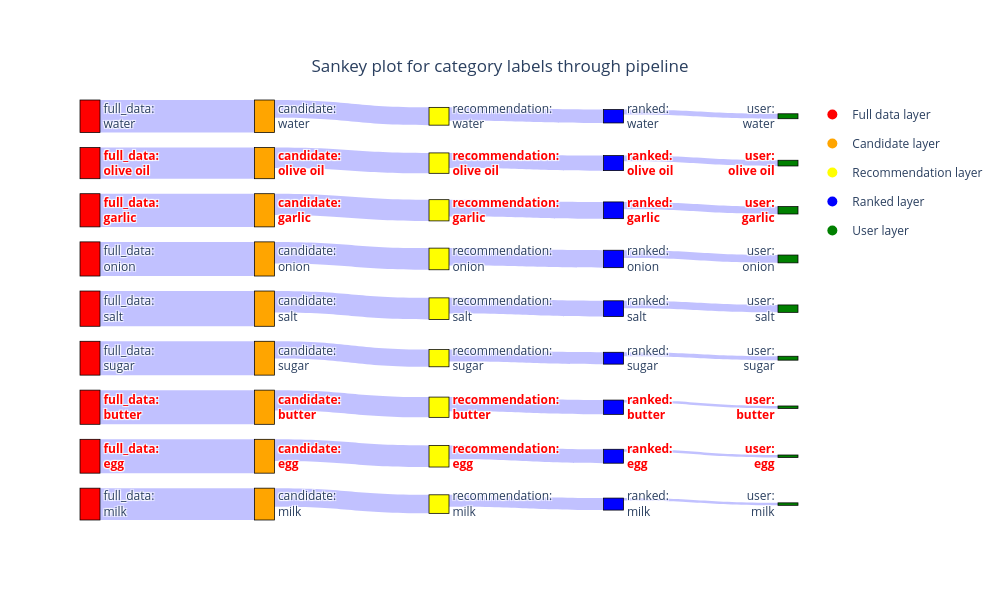

Notebook code for this chart:
### Markdown cell above
<a id='section-4.1c'></a>
c. Pipeline with attempt to add bias

Then again, we check the difference in the sankey plot when we add some bias to the query

### Code cell
# Single query pipeline test
add_bias_df,_ = recommendation_doc_id_pipeline(
    recipe_df,
    vectorstore,
    reranker,
    test_query,
    embedding_model=embedding_model,
    n_recommendations = 200,
    add_biases = [("egg and butter",1.5)],
    features = ['ingredients'],
    pos_rank_bias = "egg and butter",
    include_fulldata = True
)
add_bias_df = keep_n_labels(add_bias_df,'ingredients',True,10)

# Plot the sankey plot
sankey_plot(add_bias_df,'ingredients',"Sankey plot for category labels through pipeline",True,['garlic','olive oil','egg','butter'])

### Figure 1 — Plotly figure (JSON) as saved in the notebook; plotly's stock layout.template omitted (floating-point values rounded to 4 significant figures)
{"data": [{"link": {"color": "rgba(100, 100, 255, 0.4)", "customdata": [9215, 147, 42, 3, 6348, 305, 67, 4, 11074, 385, 109, 7, 14557, 436, 133, 8, 19854, 424, 81, 7, 13392, 123, 27, 2, 14677, 294, 54, 1, 13446, 428, 49, 1, 7609, 181, 28, 1], "hovertemplate": "label count: %{customdata}<extra></extra>", "source": [6, 17, 21, 27, 7, 9, 25, 28, 3, 10, 20, 29, 2, 12, 19, 30, 4, 11, 23, 31, 0, 14, 26, 32, 8, 13, 22, 33, 5, 16, 18, 34, 1, 15, 24, 35], "target": [17, 21, 27, 36, 9, 25, 28, 37, 10, 20, 29, 38, 12, 19, 30, 39, 11, 23, 31, 40, 14, 26, 32, 41, 13, 22, 33, 42, 16, 18, 34, 43, 15, 24, 35, 44], "value": [9.129, 4.997, 3.761, 1.386, 8.756, 5.724, 4.22, 1.609, 9.312, 5.956, 4.7, 2.079, 9.586, 6.08, 4.898, 2.197, 9.896, 6.052, 4.407, 2.079, 9.502, 4.82, 3.332, 1.099, 9.594, 5.687, 4.007, 0.6931, 9.507, 6.061, 3.912, 0.6931, 8.937, 5.204, 3.367, 0.6931]}, "node": {"color": ["red", "red", "red", "red", "red", "red", "red", "red", "red", "orange", "orange", "orange", "orange", "orange", "orange", "orange", "orange", "orange", "yellow", "yellow", "yellow", "yellow", "yellow", "yellow", "yellow", "yellow", "yellow", "blue", "blue", "blue", "blue", "blue", "blue", "blue", "blue", "blue", "green", "green", "green", "green", "green", "green", "green", "green", "green"], "customdata": ["full_data", "full_data", "full_data", "full_data", "full_data", "full_data", "full_data", "full_data", "full_data", "candidate", "candidate", "candidate", "candidate", "candidate", "candidate", "candidate", "candidate", "candidate", "recommendation", "recommendation", "recommendation", "recommendation", "recommendation", "recommendation", "recommendation", "recommendation", "recommendation", "ranked", "ranked", "ranked", "ranked", "ranked", "ranked", "ranked", "ranked", "ranked", "user", "user", "user", "user", "user", "user", "user", "user", "user"], "hovertemplate": "Layer: %{customdata}<extra></extra>", "label": ["full_data:<br>sugar", "full_data:<br>milk", "full_data:<br>onion", "<b><span style='color: red;'>full_data:<br>garlic</span></b>", "full_data:<br>salt", "<b><span style='color: red;'>full_data:<br>egg</span></b>", "full_data:<br>water", "<b><span style='color: red;'>full_data:<br>olive oil</span></b>", "<b><span style='color: red;'>full_data:<br>butter</span></b>", "<b><span style='color: red;'>candidate:<br>olive oil</span></b>", "<b><span style='color: red;'>candidate:<br>garlic</span></b>", "candidate:<br>salt", "candidate:<br>onion", "<b><span style='color: red;'>candidate:<br>butter</span></b>", "candidate:<br>sugar", "candidate:<br>milk", "<b><span style='color: red;'>candidate:<br>egg</span></b>", "candidate:<br>water", "<b><span style='color: red;'>recommendation:<br>egg</span></b>", "recommendation:<br>onion", "<b><span style='color: red;'>recommendation:<br>garlic</span></b>", "recommendation:<br>water", "<b><span style='color: red;'>recommendation:<br>butter</span></b>", "recommendation:<br>salt", "recommendation:<br>milk", "<b><span style='color: red;'>recommendation:<br>olive oil</span></b>", "recommendation:<br>sugar", "ranked:<br>water", "<b><span style='color: red;'>ranked:<br>olive oil</span></b>", "<b><span style='color: red;'>ranked:<br>garlic</span></b>", "ranked:<br>onion", "ranked:<br>salt", "ranked:<br>sugar", "<b><span style='color: red;'>ranked:<br>butter</span></b>", "<b><span style='color: red;'>ranked:<br>egg</span></b>", "ranked:<br>milk", "user:<br>water", "<b><span style='color: red;'>user:<br>olive oil</span></b>", "<b><span style='color: red;'>user:<br>garlic</span></b>", "user:<br>onion", "user:<br>salt", "user:<br>sugar", "<b><span style='color: red;'>user:<br>butter</span></b>", "<b><span style='color: red;'>user:<br>egg</span></b>", "user:<br>milk"], "line": {"color": "black", "width": 0.75}, "pad": 15, "thickness": 20}, "type": "sankey"}, {"legendgroup": "Full data layer", "marker": {"color": "red", "size": 10}, "mode": "markers", "name": "Full data layer", "showlegend": true, "type": "scatter", "x": [null], "y": [null]}, {"legendgroup": "Candidate layer", "marker": {"color": "orange", "size": 10}, "mode": "markers", "name": "Candidate layer", "showlegend": true, "type": "scatter", "x": [null], "y": [null]}, {"legendgroup": "Recommendation layer", "marker": {"color": "yellow", "size": 10}, "mode": "markers", "name": "Recommendation layer", "showlegend": true, "type": "scatter", "x": [null], "y": [null]}, {"legendgroup": "Ranked layer", "marker": {"color": "blue", "size": 10}, "mode": "markers", "name": "Ranked layer", "showlegend": true, "type": "scatter", "x": [null], "y": [null]}, {"legendgroup": "User layer", "marker": {"color": "green", "size": 10}, "mode": "markers", "name": "User layer", "showlegend": true, "type": "scatter", "x": [null], "y": [null]}], "layout": {"height": 600, "plot_bgcolor": "rgba(0,0,0,0)", "title": {"text": "Sankey plot for category labels through pipeline", "x": 0.5, "xanchor": "center", "y": 0.9, "yanchor": "top"}, "width": 1000, "xaxis": {"showgrid": false, "showticklabels": false, "visible": false, "zeroline": false}, "yaxis": {"showgrid": false, "showticklabels": false, "visible": false, "zeroline": false}}}
